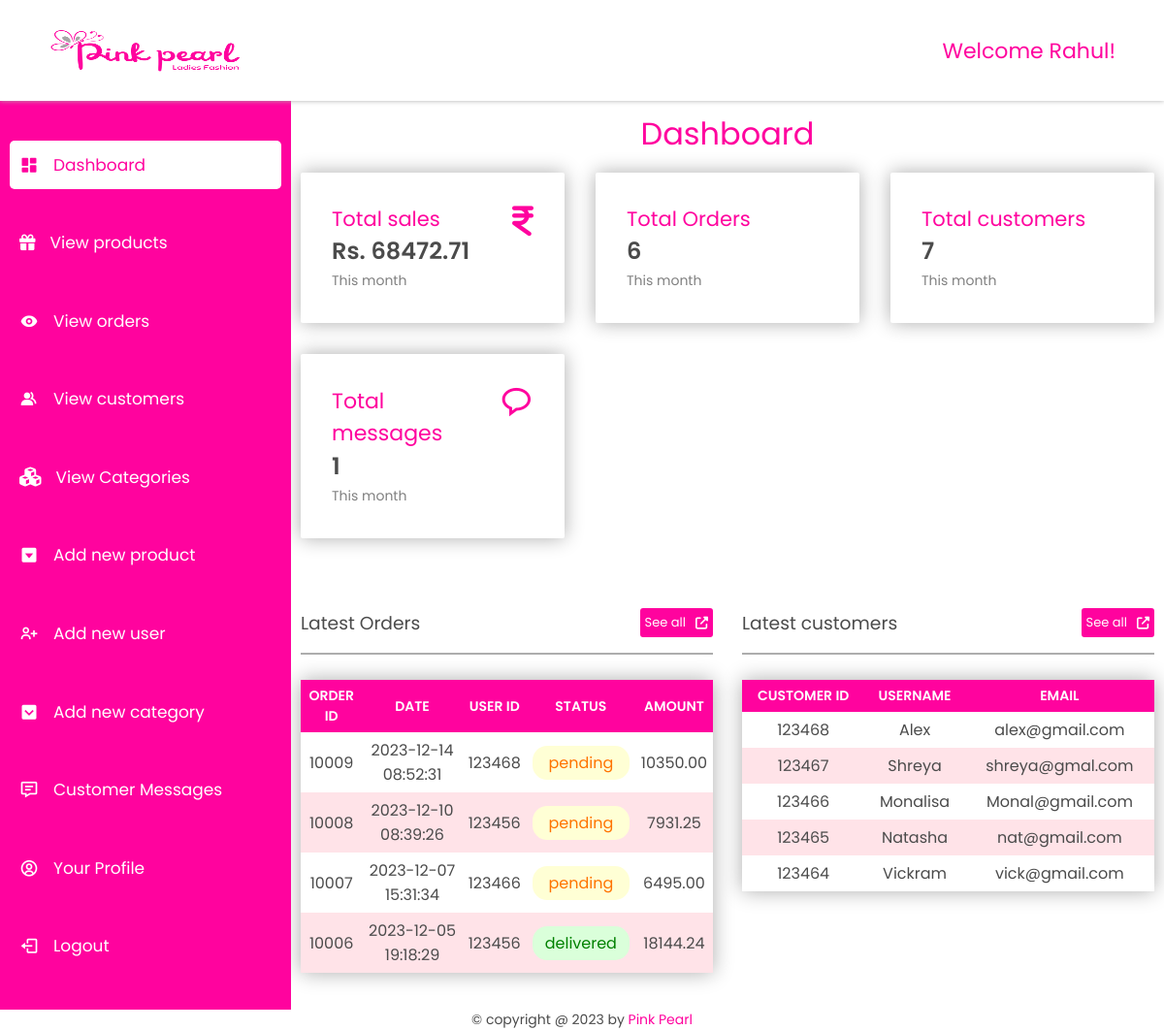
The app's page /admin/dashboard.php (signed in) with its own data.
### tables this page shows
CREATE TABLE `placed_order` (
  `order_id` int(11) NOT NULL,
  `user_id` int(11) NOT NULL,
  `date` datetime NOT NULL DEFAULT current_timestamp(),
  `total_amount` float(10,2) NOT NULL,
  `payment_method` varchar(150) NOT NULL,
  `status` varchar(50) NOT NULL DEFAULT 'pending'
);

CREATE TABLE `users` (
  `user_id` int(11) NOT NULL,
  `username` varchar(50) NOT NULL,
  `first_name` varchar(100) NOT NULL,
  `last_name` varchar(100) NOT NULL,
  `phone` varchar(15) NOT NULL,
  `address_line1` text NOT NULL,
  `address_line2` text NOT NULL,
  `email` varchar(100) NOT NULL,
  `password` char(255) NOT NULL,
  `reg_date` date NOT NULL DEFAULT current_timestamp(),
  `user_type` varchar(50) NOT NULL
);

### admin/dashboard.php (the view, shortened to what this page needs)
<?php
    include('../database/dbconnection.php');
?>
<!DOCTYPE html>
<html lang="en">
<head>
    <title>Dashboard - pink pearl</title><link rel="stylesheet" href="../index.css">
    <link rel="stylesheet" href="style.css">
    <link rel="stylesheet" href="https://maxst.icons8.com/vue-static/landings/line-awesome/line-awesome/1.3.0/css/line-awesome.min.css">
    <link  rel="stylesheet"href="https://unpkg.com/boxicons@2.1.4/css/boxicons.min.css">
</head>
<body>
    <header>
        <div style="display: flex;align-items: center;gap: 10px;"><i class="fa fa-bars toggle-menu" aria-hidden="true" onclick="handleNav()" style="font-size: 20px;"></i><img src="../uploadedImages/logo.png" alt=""></div>
        <h1>Welcome <?php echo $_SESSION['admin_name'] ?>!</h1>
    </header>
    <main>
        <div class="side-bar">
            <ul>
                <li class="active">
                    <a href="dashboard.php" class="active"><i class='bx bxs-dashboard'></i>
                    <span>Dashboard</span></a>
                </li>
                <li>
                    <a href="products.php"><i class="fa fa-gift" aria-hidden="true" style="font-size: 16.5px;"></i>
                    <span>View products</span></a>
                </li>
                <li>
                    <a href="orders.php"><i class='bx bxs-show'></i>
                    <span>View orders</span></a>
                </li>
                <li>
                    <a href="customers.php"><i class='bx bxs-group'></i>
                    <span>View customers</span></a>
                </li>
                <li>
                    <a href="categories.php"><i class="fa fa-cubes" aria-hidden="true"></i>
                    <span>View Categories</span></a>
                </li>
                <li>
                    <a href="addnewproduct.php"><i class='bx bxs-caret-down-square' ></i>
                    <span>Add new product</span></a>
                </li>
                <li>
                    <a href="addnewuser.php"><i class='bx bx-user-plus'></i>
                    <span>Add new user</span></a>
                </li>
                <li>
                    <a href="addNewCategory.php"><i class='bx bxs-chevron-down-square'></i>
                    <span>Add new category</span></a>
                </li>
                <li>
                    <a href="messages.php"><i class='bx bx-message-detail'></i>
                    <span>Customer Messages</span></a>
                </li>
                <li>
                    <a href="profile.php"><i class='bx bx-user-circle'></i>
                    <span>Your Profile</span></a>
                </li>
                <li>
                    <a href="../account/logout.php"><i class='bx bx-log-out'></i>
                    <span>Logout</span></a>
                </li>
            </ul>
        </div>
        <div class="container dashboard">
            <h1>Dashboard</h1>
            <div class="cards">
                <div class="card-single">
                    <div>
                        <span style="color: #FF039E; font-size:21px">Total sales</span><br>
                        <?php
                        $query = "select sum(total_amount) from placed_order where MONTH(date) = " . date('n');
                        $result = mysqli_query($connection, $query);
                        $sum = mysqli_fetch_assoc($result)['sum(total_amount)'];
                        echo "<h2 style='font-weight:600;'>Rs. " . $sum . '</h2>'
                        ?>
                        <span style="color: grey; font-size:14px">This month</span>
                    </div>
                    <div>
                        <i class="fa fa-inr" aria-hidden="true"></i>
                    </div>
                </div>
                <div class="card-single">
                    <div>
                        <span style="color: #FF039E;font-size:21px">Total Orders</span><br>
                        <?php
                        $query = "select * from placed_order where MONTH(date) = " . date('n');
                        $result = mysqli_query($connection, $query);
                        $row = mysqli_num_rows($result);
                        echo "<h2 style='font-weight:600;'>" . $row . '</h2>'
                        ?>
                        <span style="color: grey; font-size:14px">This month</span>
                    </div>
                </div>
                <div class="card-single">
                    <div>
                        <span style="color: #FF039E;font-size:21px">Total customers</span><br>
                        <?php
                        $query = "select * from users where user_type='customer' and MONTH(reg_date) = " . date('n');
                        $result = mysqli_query($connection, $query);
                        $row = mysqli_num_rows($result);
                        echo "<h2 style='font-weight:600;'>" . $row . '</h2>';
                        ?>
                        <span style="color: grey; font-size:14px">This month</span>
                    </div>
                </div>
                <div class="card-single">
                    <div>
                        <span style="color: #FF039E; font-size:22px">Total messages</span>
                        <?php
                            $query = "select * from messages where MONTH(date) = " . date('n');
                            $result = mysqli_query($connection, $query);
                            $row = mysqli_num_rows($result);
                            echo "<h2 style='font-weight:600;'>" . $row . '</h2>';
                        ?>
                      <span style="color: grey; font-size:14px">This month</span>
                    </div>
                    <div>
                        <i class='bx bx-message-rounded'></i>
                    </div>
                </div>
            </div>
            <div class="recent-grid">
                <div class="recent orders">
                    <div class="card">
                        <div class="card-header">
                            <h3>Latest Orders</h3>
                            <a href='orders.php'><button>See all<i class='fa fa-external-link' aria-hidden='true'></i></button></a>
                        </div>
                        <div class="card-body">
                            <div class="order-list">
                                <table>
                                    <thead><th>Order ID</th><th>Date</th><th>User ID</th><th>Status</th><th>Amount</th></thead>
                                    <?php
                                        $ordersSelectQuery = "select * from placed_order order by date desc limit 4";
                                        $ordersResult = mysqli_query($connection, $ordersSelectQuery);
                                        while ($order = mysqli_fetch_assoc($ordersResult)) {
                                            echo "<tr>";
                                            echo "<td>" . $order['order_id'] . "</td>";
                                            echo "<td>" . $order['date']  . "</td>";
                                            echo "<td>" . $order['user_id']  . "</td>";
                                            if ($order['status'] == 'pending')
                                                echo "<td><span class='pending'>pending</span></td>";
                                            else if ($order['status'] == 'shipped')
                                                echo "<td><span class='shipped'>shipped</span></td>";
                                            else if ($order['status'] == 'delivered')
                                                echo "<td><span class='delivered'>delivered</span></td>";
                                            else if ($order['status'] == 'Cancelled')
                                                echo "<td><span class='cancelled'>cancelled</span></td>";
                                            echo "<td>" . $order['total_amount']  . "</td>";
                                            echo "</tr>";
                                        }
                                    ?>
                                </table>
                            </div>
                        </div>
                    </div>
                </div>
                <div class="recent customers">
                    <div class="card">
                        <div class="card-header">
                            <h3>Latest customers</h3>
                            <a href='customers.php'><button>See all<i class='fa fa-external-link' aria-hidden='true'></i></button></a>
                        </div>
                        <div class="card-body">
                                    <div class="order-list">
                                        <table>
                                            <thead><th>Customer ID</th><th>Username</th><th>Email</th></thead>
                                            <?php
                                                $customerSelectQuery = "select * from users order by reg_date desc, user_id desc limit 5";
                                                $customersResult = mysqli_query($connection, $customerSelectQuery);
                                                while ($customer = mysqli_fetch_assoc($customersResult)) {
                                                    echo "<tr>";
                                                    echo "<td>" . $customer['user_id'] . "</td>";
                                                    echo "<td>" . $customer['username'] . "</td>";
                                                    echo "<td>" . $customer['email'] . "</td>";
                                                    echo "</tr>";
                                                }
                                            ?>
                                        </table>
                                    </div>
                         </div>
                    </div>
                </div>
            </div>
        </div>
    </main>
    <footer>
        &copy; copyright  @ <?php echo date('Y'); ?> by <span style="color: var(--pink);">Pink Pearl</span>
    </footer>
</body>
</html>

### index.css (style rules this page uses)
* { margin: 0;padding: 0; box-sizing: border-box; font-family: 'Poppins', sans-serif; font-weight: 400; text-decoration: none; list-style-type: none; color: var(--black); outline: none; }
:root { --white: white; --black: rgb(75, 75, 75); --grey: rgb(173, 173, 173); --lightpink: rgb(255, 227, 232); --pink: #FF039E; }
button, .button { padding: 10px 25px; background-color: var(--pink); font-size: 20px; border: none; color: var(--white); cursor: pointer; transition: 0.3s; border-radius: 3px; display: flex; align-items: center; justify-content: center; gap: 10px; }
button i { color: var(--white); }

### admin/style.css (style rules this page uses)
button { font-size: 13px; padding: 5px; }
header { width: 100%; position: fixed; display: flex; align-items: center; justify-content: space-between; height: 10vh; padding: 10px 50px; box-shadow: 0 0 5px var(--grey); background-color: var(--white); z-index: 1000; }
header img { width: 200px; height: 47px; }
header h1 { font-size: 22px;color: var(--pink); }
main { min-height: 100vh; width: 100%; }
main .side-bar { height: 90vh; width: 300px; background-color: var(--pink); position: fixed; top: 10vh; left: 0; padding: 10px; }
main .side-bar ul { width: 100%; height: 100%; display: flex; flex-direction: column; justify-content: space-evenly; }
main .side-bar ul li a { display: inline-block; padding: 12px 10px; width: 100%; font-size: 17px; display: flex; align-items: center; gap: 15px; color: var(--white); transition: 0.3s; border-radius: 5px; }
main .side-bar ul li a span { color: var(--white); }
main .side-bar ul li a i { font-size: 20px; color: var(--white); }
main .side-bar ul li a:hover, main .side-bar ul li a.active { background-color: var(--white); }
main .side-bar ul li a:hover span, main .side-bar ul li a:hover i, main .side-bar ul li a.active span , main .side-bar ul li a.active i { color: var(--pink); }
main .container { background-color: var(--white); max-height: 90vh; overflow-y: scroll; width: calc(100% - 300px); position: relative; left: 300px; top: 10vh; padding: 10px 10px 25px; }
main .container > h1, main .container > h1 span { color: var(--pink); margin-bottom: 5px; text-align: center; }
.dashboard .cards { display:grid; grid-template-columns:repeat(auto-fit, minmax(270px, 1fr)); grid-gap:2rem; margin-top:1rem; }
.dashboard .card-single { display:flex; justify-content:space-between; background:var(--white); box-shadow: 0 0 20px var(--grey); padding:2rem; border-radius:2px; transition: 0.3s; }
.dashboard .card-single div i { font-size:2.2rem; color:var(--pink); }
.dashboard .recent-grid { margin-top:3.5rem; display:flex; flex-wrap: wrap;gap: 30px; }
.dashboard .recent { background:#fff; border-radius: 5px; flex: 1 1 400px; }
.dashboard .card-header, .dashboard .card-body { padding:1rem 0; }
.dashboard .card-header { display:flex; justify-content: space-between; align-items: center; border-bottom:2px solid var(--grey); }
.products-container .product-list, .dashboard .order-list { width: 100%; }
.product-list table, .order-list table { width: 100%; margin-top: 10px; border-collapse: collapse; cursor:pointer; box-shadow: 0 0 20px var(--grey); }
.products-container table td, .products-container table th, .order-list table th, .order-list table td { text-align: center; padding: 6px; }
.products-container .product-list table th, .order-list table th { background-color: var(--pink); color: white; font-weight: 600; text-transform: uppercase; font-size: 14px; }
.products-container table tr:nth-of-type(even), .order-list table tr:nth-of-type(even) { background-color: var(--lightpink); }
.product-list table td span, .order-list table td span { display: inline-block; padding: 5px; width: 100px; border-radius: 15px; }
.product-list table .pending, .order-list table td span.pending { background-color: rgb(255, 255, 213); color: rgb(255, 115, 0); }
.product-list table .delivered, .order-list table td span.delivered { background-color: rgb(218, 255, 218); color: green; }
footer { text-align: center; font-size: 14px; }

### records on screen
placed_order: order_id "10009", date "2023-12-14 08:52:31", user "123468", status "pending", total_amount "10350.00"
placed_order: order_id "10008", date "2023-12-10 08:39:26", user "123456", status "pending", total_amount "7931.25"
placed_order: order_id "10007", date "2023-12-07 15:31:34", user "123466", status "pending", total_amount "6495.00"
placed_order: order_id "10006", date "2023-12-05 19:18:29", user "123456", status "delivered", total_amount "18144.24"
users: user_id "123468", username "Alex", email "alex@gmail.com"
users: user_id "123467", username "Shreya", email "shreya@gmal.com"
users: user_id "123466", username "Monalisa", email "Monal@gmail.com"
users: user_id "123465", username "Natasha", email "nat@gmail.com"
users: user_id "123464", username "Vickram", email "vick@gmail.com"

### other values on screen
$_SESSION['admin_name'] "Rahul"
$sum "68472.71"
$row "6"
$row "7"
$row "1"
